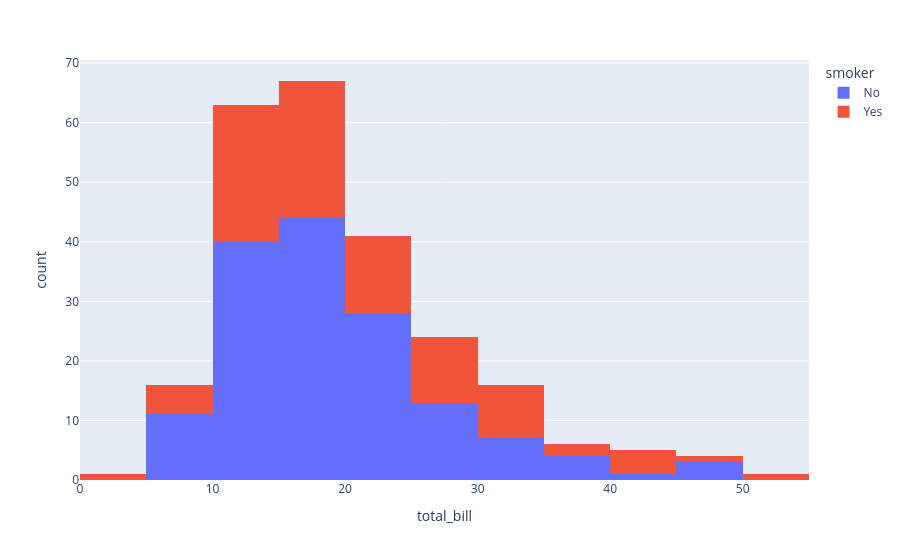

The notebook cell this image was saved under:
### Code cell
# Set the number of bins to 20 to control how finely the data is divided
px.histogram(tips, x='total_bill', color='smoker', nbins=20)

### Figure 1 — Plotly figure (JSON) as saved in the notebook; plotly's stock layout.template omitted (floating-point values rounded to 4 significant figures; data arrays with more than 128 entries replaced by an {"elided": "..."} marker saying what was removed)
{"data": [{"alignmentgroup": "True", "bingroup": "x", "hovertemplate": "smoker=No<br>total_bill=%{x}<br>count=%{y}<extra></extra>", "legendgroup": "No", "marker": {"color": "#636efa", "pattern": {"shape": ""}}, "name": "No", "nbinsx": 20, "offsetgroup": "No", "orientation": "v", "showlegend": true, "type": "histogram", "x": {"elided": "151 float values"}, "xaxis": "x", "yaxis": "y"}, {"alignmentgroup": "True", "bingroup": "x", "hovertemplate": "smoker=Yes<br>total_bill=%{x}<br>count=%{y}<extra></extra>", "legendgroup": "Yes", "marker": {"color": "#EF553B", "pattern": {"shape": ""}}, "name": "Yes", "nbinsx": 20, "offsetgroup": "Yes", "orientation": "v", "showlegend": true, "type": "histogram", "x": [38.01, 11.24, 20.29, 13.81, 11.02, 18.29, 3.07, 15.01, 26.86, 25.28, 17.92, 19.44, 32.68, 28.97, 5.75, 16.32, 40.17, 27.28, 12.03, 21.01, 11.35, 15.38, 44.3, 22.42, 15.36, 20.49, 25.21, 14.31, 16, 17.51, 10.59, 10.63, 50.81, 15.81, 7.25, 31.85, 16.82, 32.9, 17.89, 14.48, 9.6, 34.63, 34.65, 23.33, 45.35, 23.17, 40.55, 20.9, 30.46, 18.15, 23.1, 15.69, 19.81, 28.44, 15.48, 16.58, 10.34, 43.11, 13, 13.51, 18.71, 12.74, 13, 16.4, 20.53, 16.47, 26.59, 38.73, 24.27, 12.76, 30.06, 25.89, 13.27, 28.17, 12.9, 28.15, 11.59, 7.74, 30.14, 12.16, 13.42, 8.58, 13.42, 16.27, 10.09, 22.12, 24.01, 15.69, 15.53, 12.6, 32.83, 27.18, 22.67], "xaxis": "x", "yaxis": "y"}], "layout": {"barmode": "relative", "legend": {"title": {"text": "smoker"}, "tracegroupgap": 0}, "margin": {"t": 60}, "xaxis": {"anchor": "y", "domain": [0, 1], "title": {"text": "total_bill"}}, "yaxis": {"anchor": "x", "domain": [0, 1], "title": {"text": "count"}}}}
